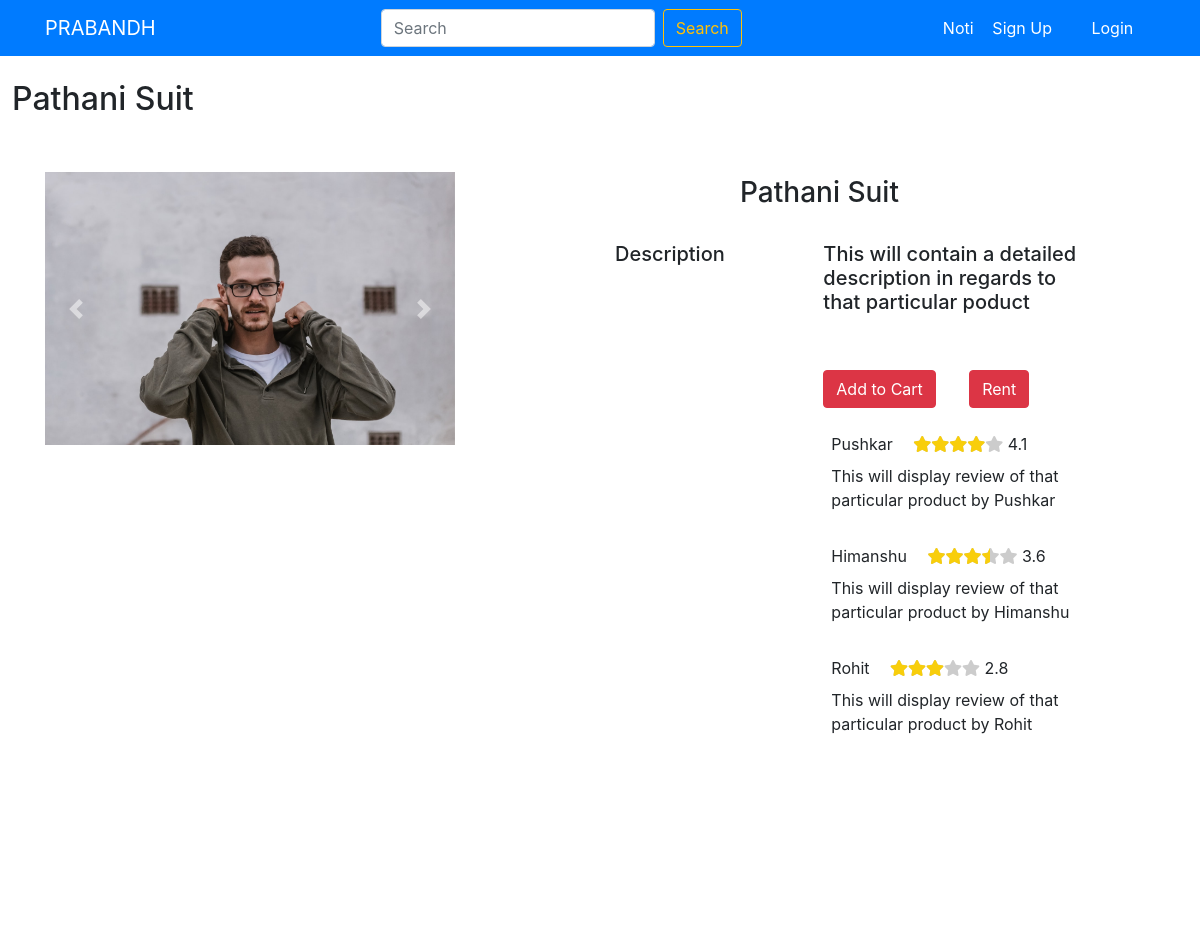
Screenshot of /Image/1 with the database file from the repository.
### Rent/models.py (models this page shows)
class Product(models.Model):
    seller_of_item=models.ForeignKey(Seller,related_name='seller_of_item', on_delete=models.CASCADE)
    availability=models.BooleanField(default=True)
    title=models.CharField(max_length=20)
    category = models.ForeignKey(Category, on_delete=models.SET_NULL, blank=True, null=True)
    subcategory=models.ForeignKey(Subcategory,on_delete=models.SET_NULL, blank=True, null=True)
    rental_price=models.IntegerField()
    about=models.TextField()
    deposit=models.IntegerField()
    image_of_product=models.ImageField(upload_to='title_photos')
    def __str__(self):
        return self.title

class Ratings(models.Model):
    rating_for_product=models.ForeignKey(Product, related_name='rating_for_product', on_delete=models.CASCADE)
    rating_by=models.ForeignKey(User, related_name='rating_by', on_delete=models.CASCADE)
    rating=models.FloatField()
    review=models.TextField()

### Rent/views.py (the view)
# urls.py: path('Image/<prod_id>',views.Prod_view,name="Prod_view"),
def Prod_view(request, prod_id):
    request.session['p_id']=prod_id
    ppk=prod_id
    obj = Ratings.objects.filter(rating_for_product = Product.objects.get(id=ppk))
    context={
        'Product':Photo.objects.filter(product_photo__id=ppk),
        'pro':Product.objects.get(id=ppk),
        'pform':PhotoForm,
        'object': obj
    }
    print(Photo.objects.filter(product_photo__id=ppk))
    print(Product.objects.get(id=ppk))
    if str(request.user) == str(Product.objects.get(id=ppk).seller_of_item):
        print(str(request.user) + " " + str(Product.objects.get(id=ppk).seller_of_item))
        return render(request, 'Rent/ProdView.html', context)
    else:
        print(str(request.user) + " " + str(Product.objects.get(id=ppk).seller_of_item))
        return render(request, 'Rent/ProdViewCust.html', context)

### User/models.py (called while the page is built)
    def __str__(self):
        return self.seller.username

### Rent/templates/Rent/ProdViewCust.html (shortened to what this page needs)
{% extends 'User/basic.html' %}
{% load static %}
{% block css %}
<link rel="stylesheet" href="{% static 'Rent/css/ProdViewCust.css' %}?{% now "U" %}">
<link rel="stylesheet" href="https://use.fontawesome.com/releases/v5.0.8/css/all.css">
<link rel="stylesheet" href="https://maxcdn.bootstrapcdn.com/bootstrap/4.0.0/css/bootstrap.min.css">
{% endblock %}
{% block content %}
<div class="container-fluid">
    <br>
    <div class="row">
        <h2>{{ pro.title }}</h2>
        <br>
        <br>
        <br>
        <div class="col-sm-5 left1">
            <div class="col-12 left">
                {% include 'Rent/loop.html' %}
            </div>
        </div>
        <div class="col-sm-1"></div>
        <div class="col-sm-5 right col-xs-12">
            <div class="row">
                <div class="col-12">
                    <br>
                    <div class="row justify-content-center">
                        <div class="col-6">
                            <h3>{{ pro.title }}</h3>
                        </div>
                    </div>
                    <br>
                    <div class="row">
                        <div class="col-5">
                            <h5>Description</h5>
                        </div>
                        <div class="col-7">
                            <div class="aboutblock">
                                <h5>{{ pro.about }}</h5>
                            </div>
                            <br>
                            <form method="POST" class="photoform" enctype="multipart/form-data">
                                <br>
                                <div class="row">
                                    <div class="col-sm">
                                        <a href="/cartadd/{{pro.id}}" class="btn btn-danger file" data-val="{{ pro.id }}" type="submit">Add to Cart</a>
                                    </div>
                                    <div class="col-sm product">
                                        <button class="btn btn-danger">Rent</button>
                                    </div>
                                </div>
                            </form>
                            <br>
                            <div>
                                <div class="table table-striped">
                                    <div>
                                        {% for i in object %}
                                        <div class="{{ i.rating_by }}">
                                            <span>{{ i.rating_by }}</span>
                                            <span>
                                                <div class="stars-outer">
                                                    <div class="stars-inner"></div>
                                                </div>
                                                <span class="number-rating"></span>
                                            </span>
                                            <div>{{ i.review }}</div>
                                        </div>
                                        <br>
                                        {% endfor %}
                                    </div>
                                </div>
                            </div>
                        </div>
                    </div>
                </div>
            </div>
        </div>
    </div>
</div>
{% endblock %}

### Rent/templates/Rent/loop.html (shortened to what this page needs)
    <div class="col-12 k">
        <div id="carouselExampleControls" class="carousel slide" data-bs-ride="carousel">
            <div class="carousel-inner">
                    <div class="carousel-item active">
                        <img src="{{ pro.image_of_product.url }}" class="d-block w-100" alt="...">
                    </div>
            </div>
            <button class="carousel-control-prev" type="button" data-bs-target="#carouselExampleControls" data-bs-slide="prev">
              <span class="carousel-control-prev-icon" aria-hidden="true"></span>
            </button>
            <button class="carousel-control-next" type="button" data-bs-target="#carouselExampleControls" data-bs-slide="next">
              <span class="carousel-control-next-icon" aria-hidden="true"></span>
            </button>
          </div>
    </div>

### Rent/static/Rent/css/ProdViewCust.css (style rules this page uses)
.left1 { height: max-content; overflow: hidden; transition: 0.5s ease-in; }
.left { background-color: white; transition: 0.5s ease-in; padding: 20px; overflow: hidden; height: inherit; overflow-y: scroll; transition: 0.5s ease-in; }
.right { background-color: white; height: 100vh; }
.aboutblock { display: block; word-wrap: break-word; overflow: hidden; overflow-y: scroll; max-height: 130px; border-radius: 1px; }
h5 { color: black; font-family: "Nunito Sans", "Helvetica Neue", sans-serif; font-weight: 900; font-size: 22px; margin-bottom: 10px; }
h2, h3 { color: black; font-family: "Nunito Sans", "Helvetica Neue", sans-serif; font-weight: 900; margin-bottom: 10px; }
body { background-image: white; }

### Rent/templates/Rent/ProdViewCust.html (style rules this page uses)
.stars-outer { position: relative; display: inline-block; }
.stars-inner { position: absolute; top: 0; left: 0; white-space: nowrap; overflow: hidden; width: 0; }
.stars-outer::before { content: "\f005 \f005 \f005 \f005 \f005"; font-family: "Font Awesome 5 Free"; font-weight: 900; color: #ccc; }
.stars-inner::before { content: "\f005 \f005 \f005 \f005 \f005"; font-family: "Font Awesome 5 Free"; font-weight: 900; color: #f8ce0b; }

### rows the page displays
Product: title "Pathani Suit", image_of_product (picture), about "This will contain a detailed description in regards to that particular poduct"
Ratings: rating_by "Pushkar", review "This will display review of that particular product by Pushkar"
Ratings: rating_by "Himanshu", review "This will display review of that particular product by Himanshu"
Ratings: rating_by "Rohit", review "This will display review of that particular product by Rohit"
